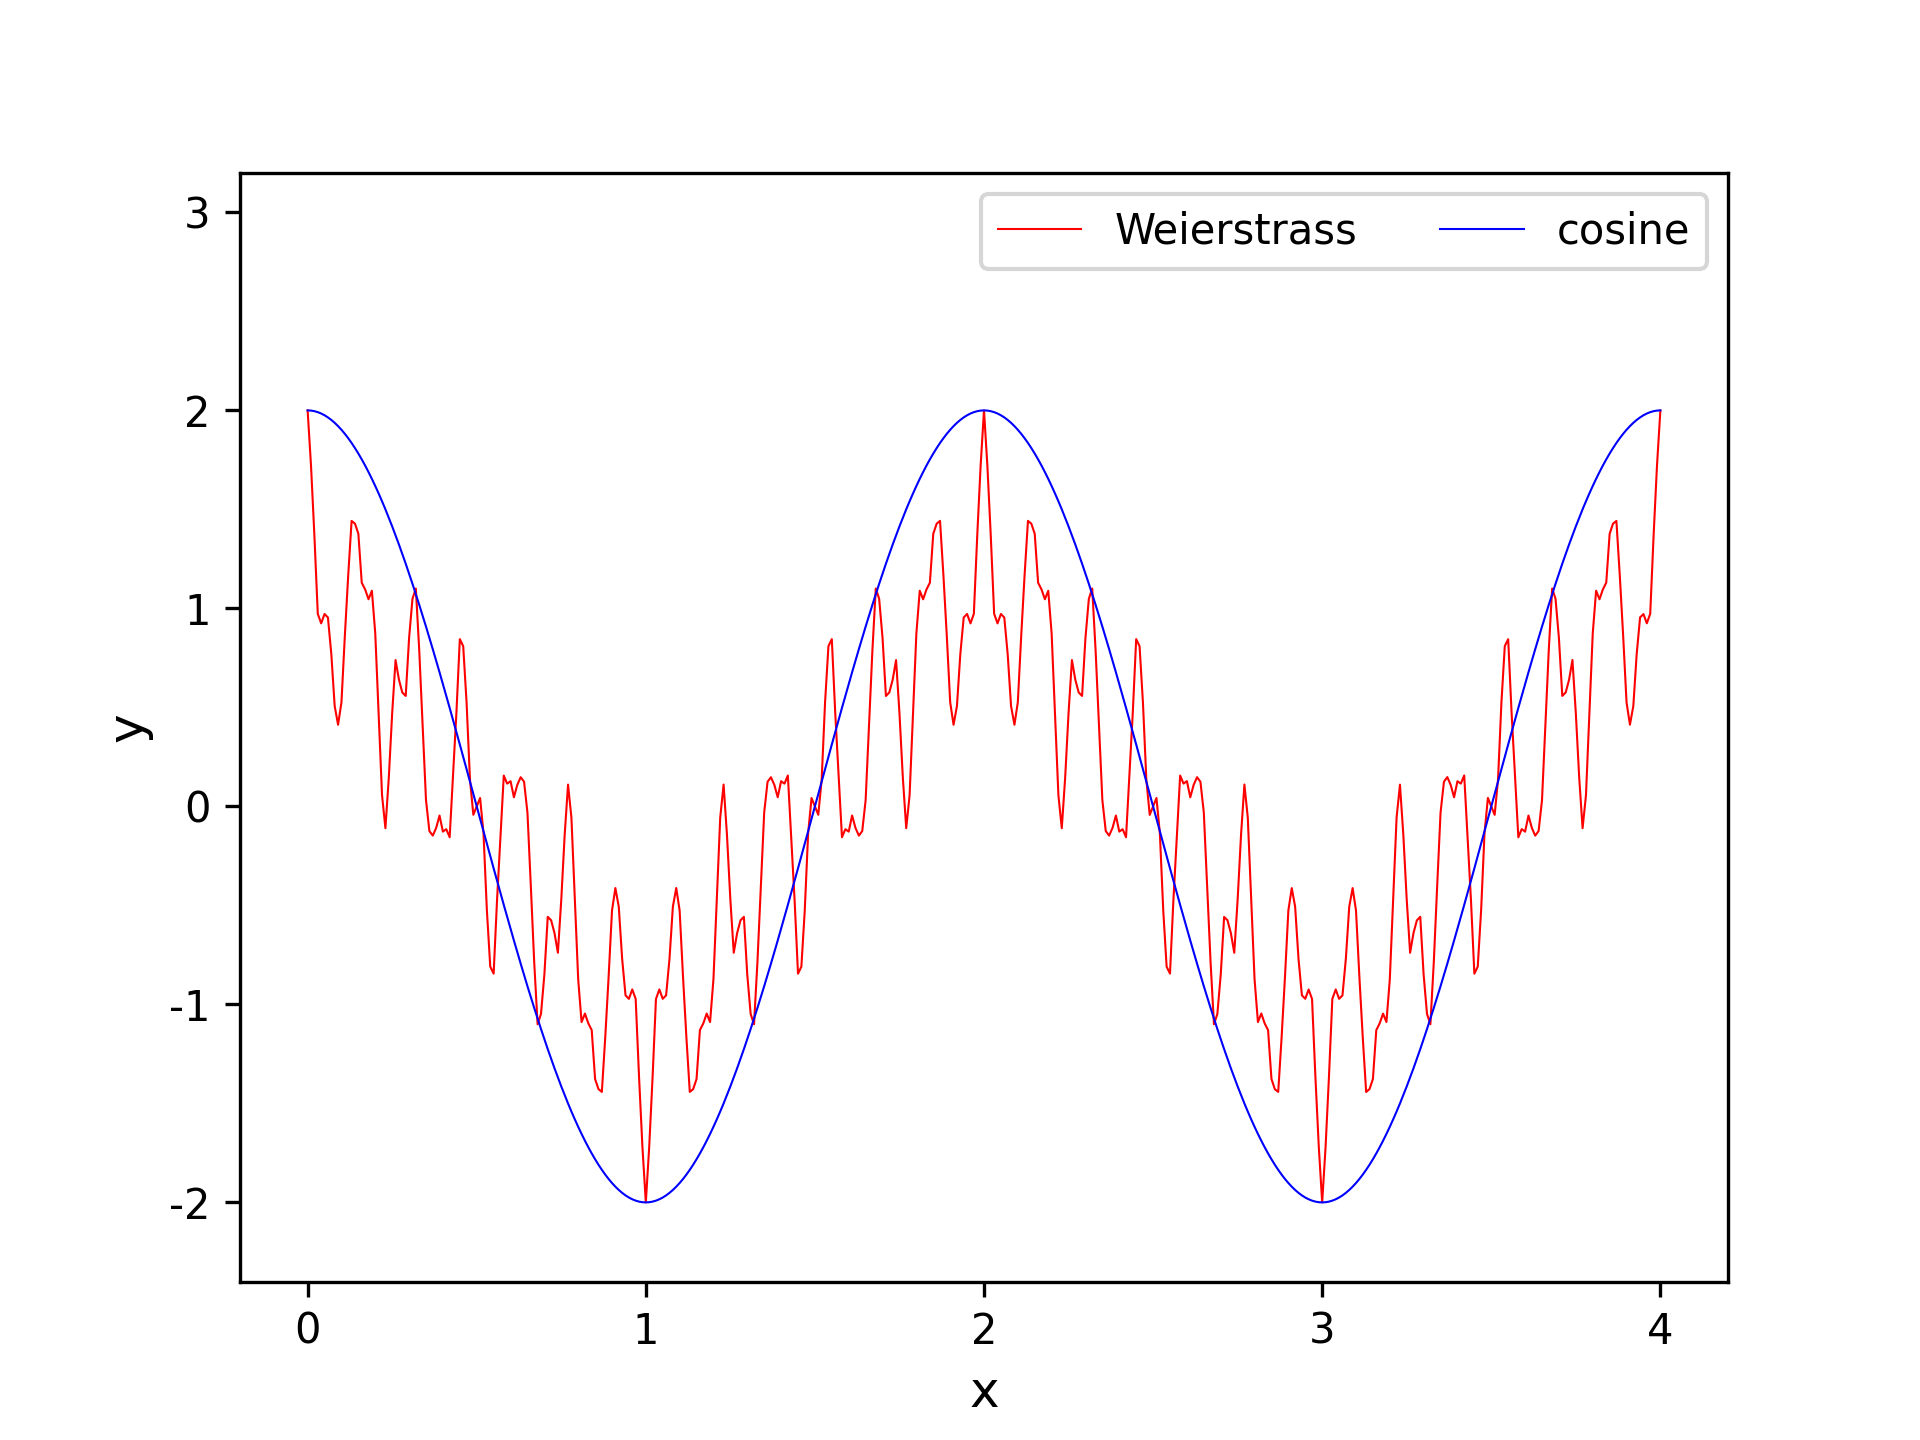

Source code (Python):
import os
import time
from typing import List, Tuple, Dict
import math

import matplotlib.pyplot as plt
from pylab import mpl


def weierstrass(domain: Tuple[float, float] = (0.0, 10.0), division_round: float = 2, 
                max_n: int = 100, a: float = 0.5, b: int = 13) -> Dict[float, float]:
    '''
    the Weierstrass function

    @param domain: the domain of the function, default: (0.0, 10.0), a closed interval
    @param division_round: the round digit of the division value, default: 2, i.e. the division value is 10 ** (-2)
    @param max_n: the maximum n of the function, as an approximate infinity for the sum operation, default: 100
    @param a: the a parameter of the function, 0 < a < 1, default: 0.5
    @param b: the b parameter of the function, default: 13

    @return values: the value dictionary, key: x, value: y
    '''
    
    time_start = time.time()

    # check: if the a value and b value is conform to the mathematical condition
    if not a * b > 1 + (3 / 2) * math.pi:
        raise Exception(f'the value of a * b should be larger than 1 + (3 / 2) * PI')

    values = {}
    x = domain[0]
    while x <= domain[1]:
        y = 0
        for n in range(max_n + 1):
            y += math.pow(a, n) * math.cos(math.pow(b, n) * math.pi * x)
        values[round(x, division_round)] = y

        x += 10 ** (- division_round)

    time_end = time.time()
    time_calculate = round(time_end - time_start, 3)
    print(f'Weierstrass function calculation time: {time_calculate} s', '\n')

    return values


def cosine(domain: Tuple[float, float] = (0.0, 2 * math.pi), division_round: float = 2, 
           amplitude: float = 1, omega: float = 1) -> Dict[float, float]:
    '''
    the cosine function

    @param domain: the domain of the function, default: (0.0, 2 * math.pi), a closed interval
    @param division_round: the round digit of the division value, default: 2, i.e. the division value is 10 ** (-2)
    @param amplitude: the amplitude parameter of the function, default: 1
    @param omega: the omega parameter of the function, i.e. y = amplitude * cos(omega * x), default: 1

    @return values: the value dictionary, key: x, value: y
    '''

    time_start = time.time()

    values = {}
    x = domain[0]
    while x <= domain[1]:
        values[round(x, division_round)] = amplitude * math.cos(omega * x)
        x += 10 ** (- division_round)

    time_end = time.time()
    time_calculate = round(time_end - time_start, 3)
    print(f'cosine function calculation time: {time_calculate} s', '\n')

    return values


def draw_curves(x_values: List[float], y_values: Dict[str, List[float]], 
                x_interval: int = 1, y_margin_ratios: Tuple[float, float] = (0.1, 0.3), 
                file_path: str = 'curve.png'):
    '''
    draw curves by matplotlib, and save the picture

    @param x_values: the x values
    @param y_values: the y values, key: function names, value: function values
    @param x_interval: the label interval of the x axis
    @param y_margin_ratios: the margin ratios of the y axis, based on the range of y values
    @param file_path: the file path of the picture
    '''

    mpl.rcParams["font.sans-serif"] = ["SimHei"]
    mpl.rcParams["axes.unicode_minus"] = False  # display Chinese characters normally

    # set resolution ratio
    plt.figure(dpi=300)

    # draw the curves
    colours = ['red', 'blue', 'green', 'orange', 'purple', 'pink', 'grey']
    i = 0
    for function_name, function_values in y_values.items():
        plt.plot(x_values, function_values, label=function_name, linewidth=0.5, color=colours[i % len(colours)])
        i += 1

    # only keep the interval scales of the x-axis scales
    x_values_axis, x_scales = [], []
    for x in x_values:
        if x == int(x) and not x % x_interval:
            x_values_axis.append(x)
            x_scales.append(round(x))
    plt.xticks(ticks=x_values_axis, labels=x_scales)

    # the axis labels
    plt.xlabel(xlabel='x', fontsize=12)
    plt.ylabel(ylabel='y', fontsize=12)

    # the lower and upper limit of the y-axis data
    y_min = min(min(y_values[key]) for key in y_values)
    y_max = max(max(y_values[key]) for key in y_values)
    y_range = y_max - y_min
    y_lb = y_min - y_range * y_margin_ratios[0]
    y_ub = y_max + y_range * y_margin_ratios[1]
    plt.ylim(y_lb, y_ub)

    # the location and shape of the legend
    plt.legend(loc='best', ncol=3)

    # save the picture
    plt.savefig(file_path)


if __name__ == '__main__':
    domain = (0.0, 4.0)
    division_round = 2
    print()

    # Weierstrass function values
    weierstrass_values = weierstrass(domain=domain, division_round=division_round, max_n=275)

    # cosine function values
    cosine_values = cosine(domain=domain, division_round=division_round, amplitude=2, omega=math.pi)

    # get x values and check y values
    x_values = set()
    x_values_wei = set(weierstrass_values.keys())
    x_values_cos = set(cosine_values.keys())
    for x in x_values_wei:
        if x in x_values_cos:
            x_values.add(x)
    x_values = sorted(x_values)
    y_values = {
        'Weierstrass': [weierstrass_values[x] for x in x_values], 
        'cosine': [cosine_values[x] for x in x_values]
    }

    picture_path = os.path.join(os.path.dirname(__file__), 'weierstrass.png')
    draw_curves(x_values=x_values, y_values=y_values, file_path=picture_path)
